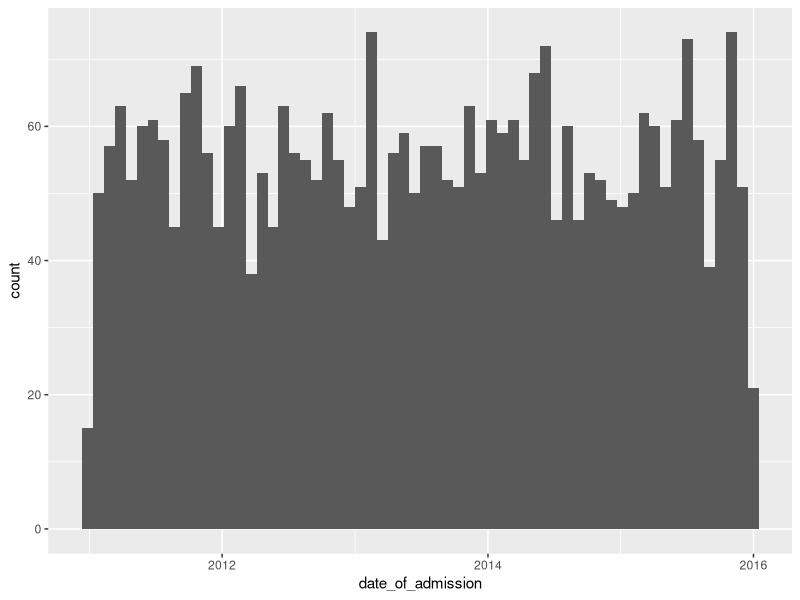
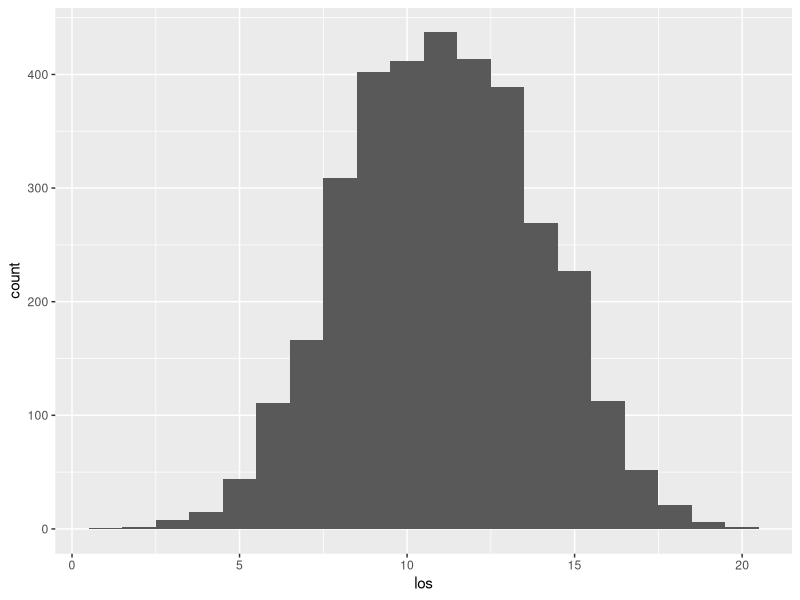
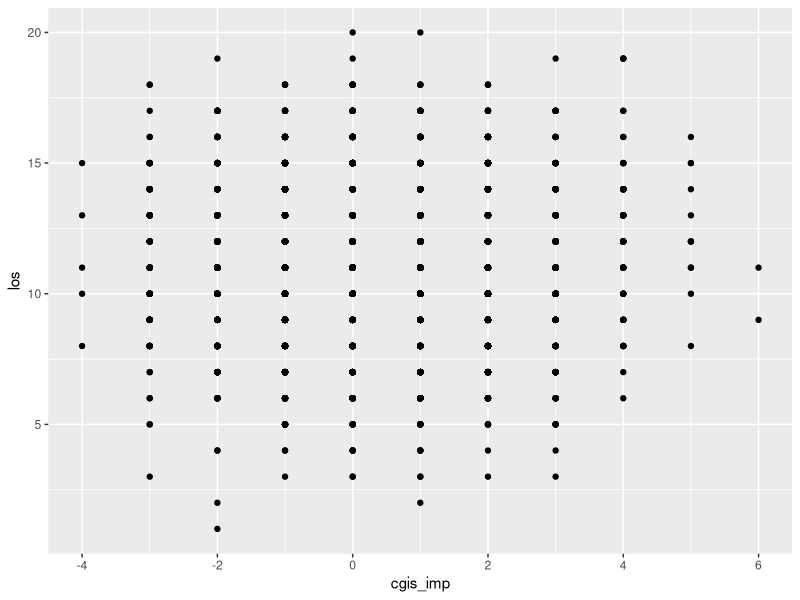

Generate these figures, in order, with R: (Note: this script raises an error after producing the figures.)
####################################################
# Data Cleaning for clinical_data.csv
####################################################

library(tidyverse)

# Read in clinical data
admissions <- read_csv('./Data/Original/clinical_data.csv')

# First check the class of each of the fields
str(admissions)

# Notes: 
# dates need to be converted
# inconsistency in medical_history_hbp compared to other medical_history_* fields

# Change dates to be date format
admissions <- admissions %>% 
  mutate(date_of_admission = dmy(date_of_admission),
         date_of_discharge = dmy(date_of_discharge))

# check distribution of admissions (counts in 30d groups) for discontinuity
ggplot(admissions,aes(x=date_of_admission))+
  geom_histogram(binwidth = 30)

# no discontinuity observed

# create field for length of stay:
admissions <- admissions %>%
  mutate(los = difftime(date_of_discharge,date_of_admission,units = 'days'))

# check distribution of los for sense check
ggplot(admissions,aes(x=los))+
  geom_histogram(binwidth = 1)

# values seem plausible

# Check medical history fields
# Where appropriate, convert medical history fields to be binary (0 = No, 1 = Yes)

# First find all unique values in medical_history_hbp:
admissions %>% pull(medical_history_hbp)%>%unique()

# Note: mixture of text and numeric labelling
# Convert text labelling to numeric:
admissions <- admissions%>%
  mutate(medical_history_hbp = case_when(medical_history_hbp == '0' ~ 0,
                                          medical_history_hbp == '1' ~ 1,
                                          medical_history_hbp == 'No' ~ 0,
                                          medical_history_hbp == 'Yes' ~ 1))

# Now check unique values for each of the medical_history fields
lapply(admissions%>%select(starts_with('medical_history')),unique)

# All appear okay - proceed to treatment columns

# Now check unique values for each of the treatment fields
lapply(admissions%>%select(starts_with('trt')),unique)

# All appear okay - proceed to symptom columns

# Now check unique values for each of the symptom fields
lapply(admissions%>%select(starts_with('symptom_')),unique)

# All appear okay - proceed to check ranges of weight and height columns
admissions%>%pull(weight)%>%summary()
admissions%>%pull(height)%>%summary()

# ranges appear reasonable, now check BMI

# Create BMI variable
admissions <- admissions %>%
  mutate(BMI = weight/((height/100)^2))

# Check range of BMI:
admissions%>%pull(BMI)%>%summary()

# Range seems reasonable
# Note: would usually expect median to be lower in healthy population for region but may be reasonable because of selected population 
# i.e. patients with MDD that were admitted to secondary care 

# Move on to CGI-S fields
# Check values:
lapply(admissions %>% select(starts_with('cgi')), unique)

# All within appropriate range
# Check for monotonicity in change:

# Create new variable for improvement in CGI-S
admissions <- admissions%>%
  mutate(cgis_imp = cgis_adm-cgis_dis)

# Check score change:
admissions %>% pull(cgis_imp) %>% table()

# Note: negative values are concerning but not implausible - patient could be transferred to specialist centre on discharge.

# From  doi: 10.2147/NDT.S358367 :
# Patients with 
#     1. ≥2 points decrease from baseline, or 
#     2. a CGI-S score of ≤3 (mildly depressed to normal),
# were considered responders to prescribing
# based on the cut-off described previously in the literature

# Consider whether length of stay is correlated with change in cgis for sense check:
ggplot(admissions,aes(x=cgis_imp,y=los))+
  geom_point()

# No stand out features observed

# Check gaf score:
admissions %>% pull(gaf_lv) %>% table()

# all within range

# save clean version of data

saveRDS(admissions,'./Data/Derived/admissions_clean.RDS')
